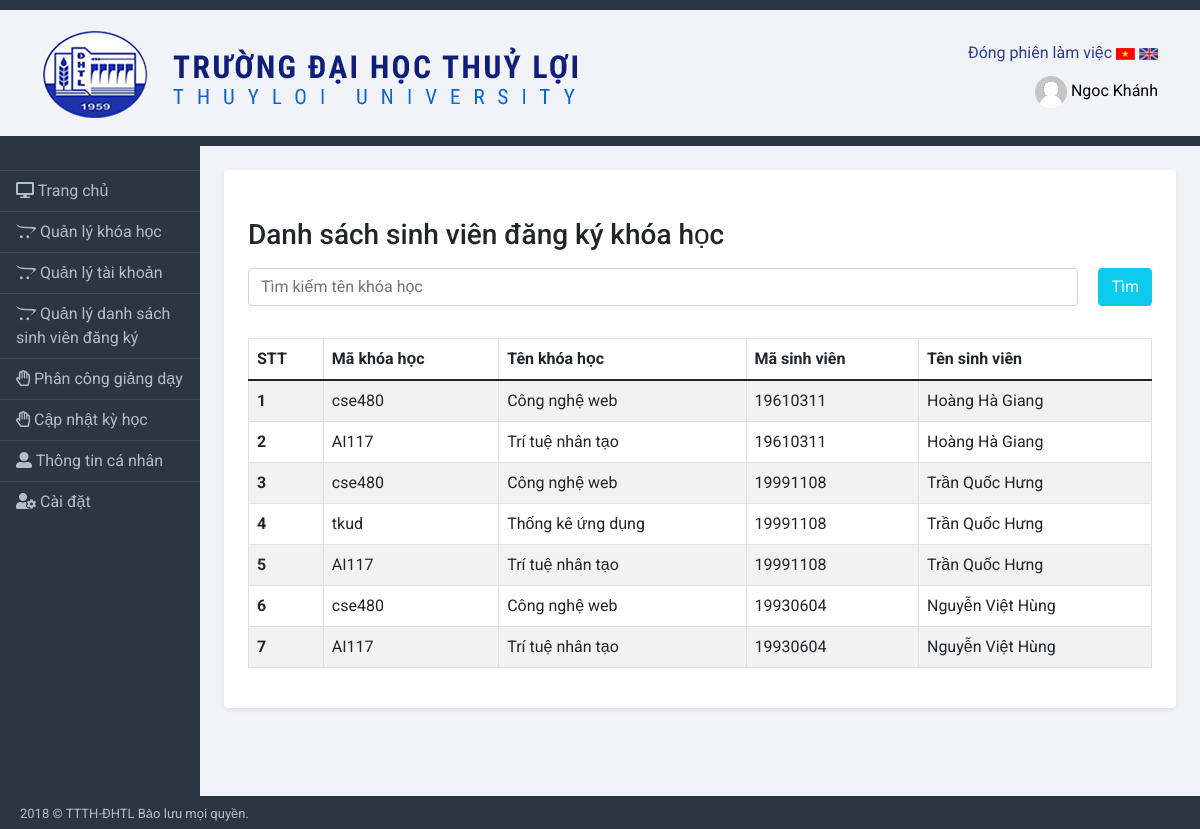
The app's page /admin/manage_list_student.php (signed in), older data.
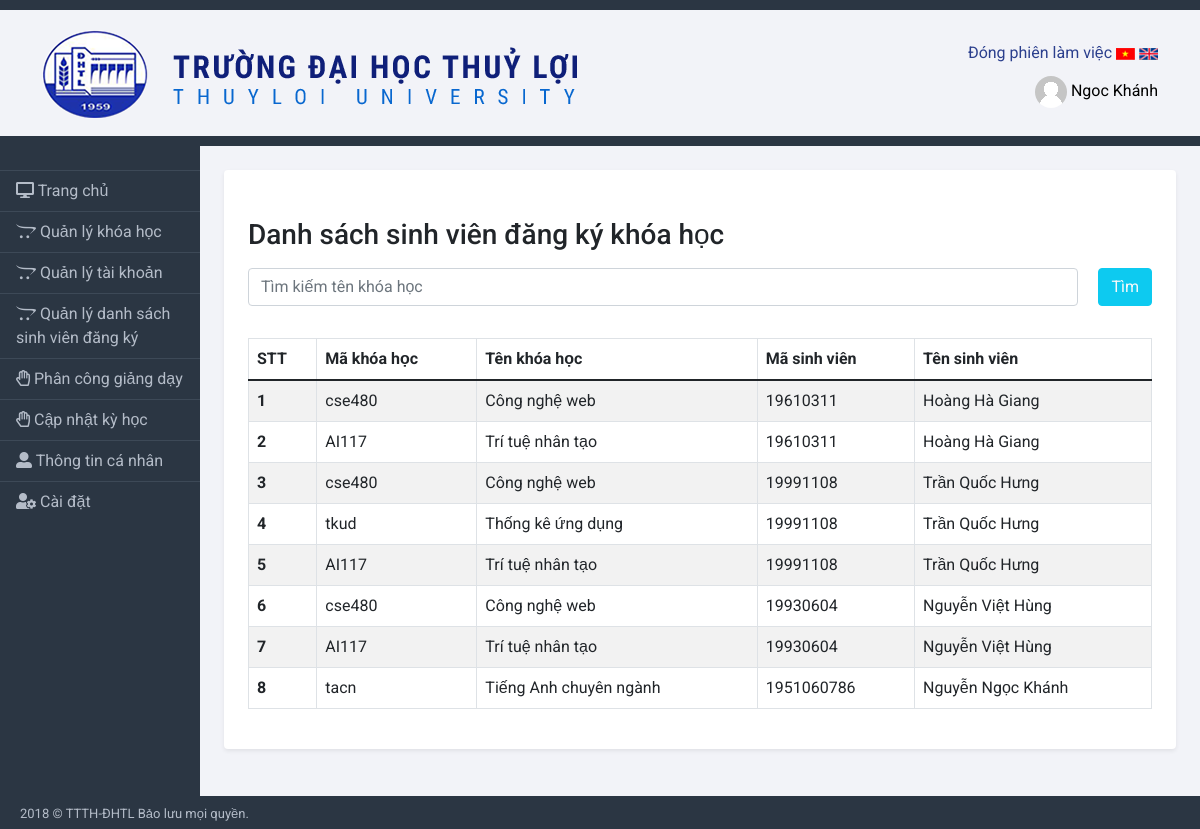
The same page, newer data.
### tables this page shows
CREATE TABLE `tbl_register` (
  `id_register` int(11) NOT NULL,
  `id_course` int(11) NOT NULL,
  `id_user` int(11) NOT NULL
);

CREATE TABLE `tb_course` (
  `id_course` int(11) NOT NULL,
  `code_course` varchar(50) NOT NULL,
  `name_course` varchar(50) NOT NULL,
  `days` varchar(20) NOT NULL,
  `lesson` varchar(10) NOT NULL,
  `id_room` int(11) NOT NULL,
  `id_semester` int(11) NOT NULL,
  `startdate` date NOT NULL,
  `enddate` date NOT NULL,
  `credit` int(11) NOT NULL,
  `status` int(11) NOT NULL DEFAULT 0
);

CREATE TABLE `tb_users` (
  `id_user` int(11) NOT NULL,
  `code_user` varchar(50) NOT NULL,
  `role` int(11) NOT NULL,
  `fullname` varchar(50) NOT NULL,
  `email` varchar(50) NOT NULL,
  `sex` varchar(10) NOT NULL,
  `birthdate` date NOT NULL,
  `phone` int(11) NOT NULL,
  `pass` varchar(50) NOT NULL,
  `image_name` varchar(255) NOT NULL
);

### admin/manage_list_student.php (the view, shortened to what this page needs)
<?php
include('bridge-admin/menu.php')
?>
<div class="row">
    <div class="col-12">
        <br/>
        <h3>Danh sách sinh viên đăng ký khóa học</h3>
        <div class="my-3">
            <form action="" method="POST" style="display:flex;">
                <input class="form-control" type="search" name="search_stu" placeholder="Tìm kiếm tên khóa học" required>
                <button class="btn btn-info text-light" type="submit" style="margin-left:20px;">Tìm</button>
            </form>
        </div>
        <div class="table-responsive table-responsive-md">
            <table class="table table-striped table-hover table-bordered mt-3">
                <thead>
                    <tr>
                        <th scope="col">STT</th>
                        <th scope="col">Mã khóa học</th>
                        <th scope="col">Tên khóa học</th>
                        <th scope="col">Mã sinh viên</th>
                        <th scope="col">Tên sinh viên</th>
                    </tr>
                </thead>
                <tbody>
                    <?php
                    $sql = "SELECT id_register,tb_course.code_course,tb_users.code_user,name_course,fullname From tbl_register,tb_course,tb_users where tb_course.id_course = tbl_register.id_course and tb_users.id_user = tbl_register.id_user";
                    $result = mysqli_query($conn, $sql);
                    if (mysqli_num_rows($result) > 0) {
                        $i = 1;
                        while ($row = mysqli_fetch_assoc($result)) {
                    ?>
                            <tr>
                                <th scope="row"><?php echo $i; ?> </th>
                                <td><?php echo $row['code_course']; ?> </td>
                                <td><?php echo $row['name_course']; ?> </td>
                                <td><?php echo $row['code_user']; ?> </td>
                                <td><?php echo $row['fullname']; ?> </td>
                            </tr>
                    <?php
                            $i++;
                        }
                    }
                    ?>
                </tbody>
            </table>
        </div>
    </div>
</div>
<?php
include('./bridge-admin/footer.php')
?>

Row changes from the older to the newer data that the page shows:
added tbl_register: id_course.code_course "tacn", id_course.name_course "Tiếng Anh chuyên ngành", id_user.code_user "1951060786", id_user.fullname "Nguyễn Ngọc Khánh"
